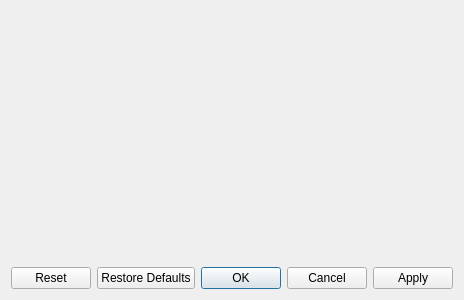
<?xml version="1.0" encoding="UTF-8"?>
<ui version="4.0">
 <class>MendaConfigDialog</class>
 <widget class="QDialog" name="MendaConfigDialog">
  <property name="geometry">
   <rect>
    <x>0</x>
    <y>0</y>
    <width>447</width>
    <height>300</height>
   </rect>
  </property>
  <property name="windowTitle">
   <string>Dialog</string>
  </property>
  <layout class="QVBoxLayout" name="verticalLayout">
   <item>
    <widget class="KPageWidget" name="pageWidget"/>
   </item>
   <item>
    <widget class="QDialogButtonBox" name="buttonBox">
     <property name="orientation">
      <enum>Qt::Horizontal</enum>
     </property>
     <property name="standardButtons">
      <set>QDialogButtonBox::Apply|QDialogButtonBox::Cancel|QDialogButtonBox::Ok|QDialogButtonBox::Reset|QDialogButtonBox::RestoreDefaults</set>
     </property>
    </widget>
   </item>
  </layout>
 </widget>
 <customwidgets>
  <customwidget>
   <class>KPageView</class>
   <extends>QWidget</extends>
   <header>kpageview.h</header>
  </customwidget>
  <customwidget>
   <class>KPageWidget</class>
   <extends>KPageView</extends>
   <header>kpagewidget.h</header>
  </customwidget>
 </customwidgets>
 <resources/>
 <connections>
  <connection>
   <sender>buttonBox</sender>
   <signal>accepted()</signal>
   <receiver>MendaConfigDialog</receiver>
   <slot>accept()</slot>
   <hints>
    <hint type="sourcelabel">
     <x>248</x>
     <y>254</y>
    </hint>
    <hint type="destinationlabel">
     <x>157</x>
     <y>274</y>
    </hint>
   </hints>
  </connection>
  <connection>
   <sender>buttonBox</sender>
   <signal>rejected()</signal>
   <receiver>MendaConfigDialog</receiver>
   <slot>reject()</slot>
   <hints>
    <hint type="sourcelabel">
     <x>316</x>
     <y>260</y>
    </hint>
    <hint type="destinationlabel">
     <x>286</x>
     <y>274</y>
    </hint>
   </hints>
  </connection>
 </connections>
</ui>
